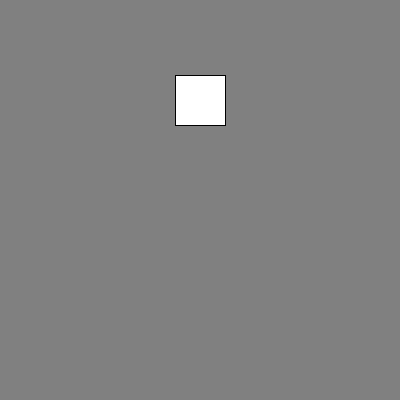
Frame 1 (no input)
Frame 60 (the mouse pressed at the canvas centre just before this capture): identical to frame 1, image omitted
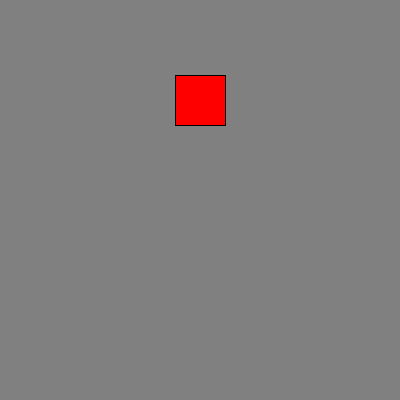
Frame 120 (the mouse held since frame 60 and released just before this capture)

The Processing sketch that drew these frames (run headless with seeded random() and noise(); from frame 60 on, the mouse is pressed at the canvas centre):

// Processing sketch: mouseInput
// ── mouseInput.pde
// MOUSE INPUT FUNCTIONS

int x = 200; // RECT X
int y = 100; // RECT Y

void setup(){
  size(400, 400);
  rectMode(CENTER);
}

void draw(){
  background(128);
  rect(x, y, 50, 50);
}

void mousePressed(){ // MOUSE DOWN
  fill(255,0,0); 
}

void mouseReleased(){ // MOUSE UP
  fill(255); 
}

void mouseClicked(){ // OVERRIDES mouseReleased
  fill(255,255,0); 
}

void mouseMoved(){ // WHEN MOUSE IS MOVED IN FRONT OF WINDOW
  fill(255,0,255);
  x = mouseX;
}

void mouseDragged(){ // OVERRIDES mouseMoved
  fill(0,255,255);
  y = mouseY;
}
